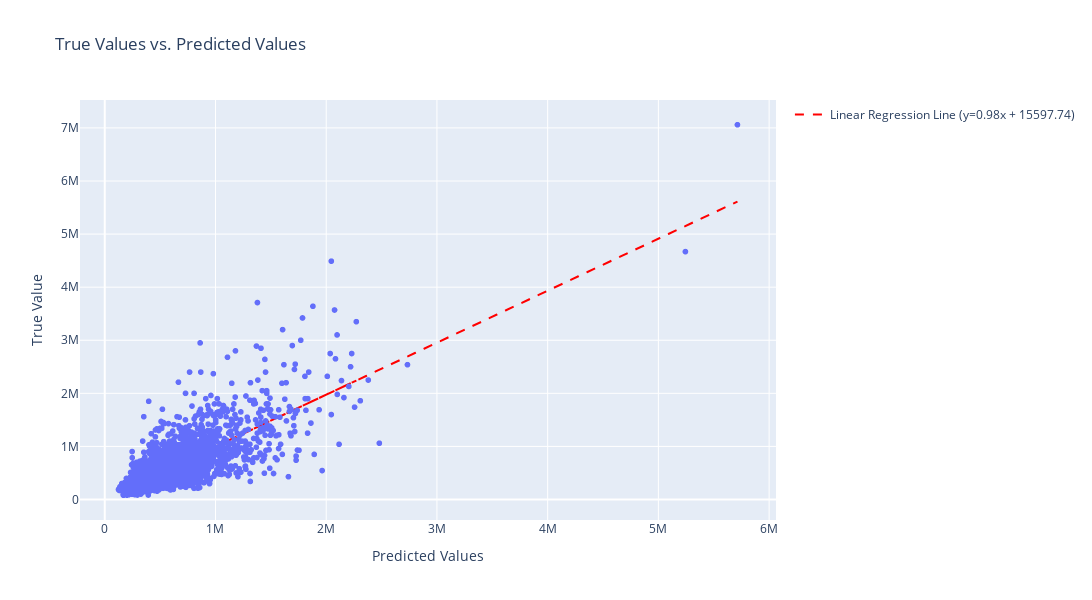

Notebook code for this chart:
### Code cell
import plotly.express as px
import numpy as np

# Assuming you have y_test and y_pred_test as your true and predicted data

# Create the scatter plot
fig = px.scatter(x=y_pred_test, y=y_test, title='True Values vs. Predicted Values',
                 labels={'x': 'Predicted Values', 'y': 'True Value'})

# Calculate the linear regression line
slope, intercept = np.polyfit(y_pred_test, y_test, 1)
regression_line = slope * y_pred_test + intercept

# Add the linear regression line to the plot
fig.add_scatter(x=y_pred_test, y=regression_line, mode='lines',
                line=dict(color='red', dash='dash'),
                name=f'Linear Regression Line (y={slope:.2f}x + {intercept:.2f})')
fig.update_layout(width=1200,height=600)
fig.show()

### Figure 1 — Plotly figure (JSON) as saved in the notebook; plotly's stock layout.template omitted (floating-point values rounded to 4 significant figures; data arrays with more than 128 entries replaced by an {"elided": "..."} marker saying what was removed)
{"data": [{"hovertemplate": "Predicted Values=%{x}<br>True Value=%{y}<extra></extra>", "legendgroup": "", "marker": {"color": "#636efa", "symbol": "circle"}, "mode": "markers", "name": "", "showlegend": false, "type": "scattergl", "x": {"elided": "5400 float values"}, "xaxis": "x", "y": {"elided": "5400 int values"}, "yaxis": "y"}, {"line": {"color": "red", "dash": "dash"}, "mode": "lines", "name": "Linear Regression Line (y=0.98x + 15597.74)", "type": "scatter", "x": {"elided": "5400 float values"}, "y": {"elided": "5400 float values"}}], "layout": {"height": 600, "legend": {"tracegroupgap": 0}, "title": {"text": "True Values vs. Predicted Values"}, "width": 1200, "xaxis": {"anchor": "y", "domain": [0, 1], "title": {"text": "Predicted Values"}}, "yaxis": {"anchor": "x", "domain": [0, 1], "title": {"text": "True Value"}}}}
